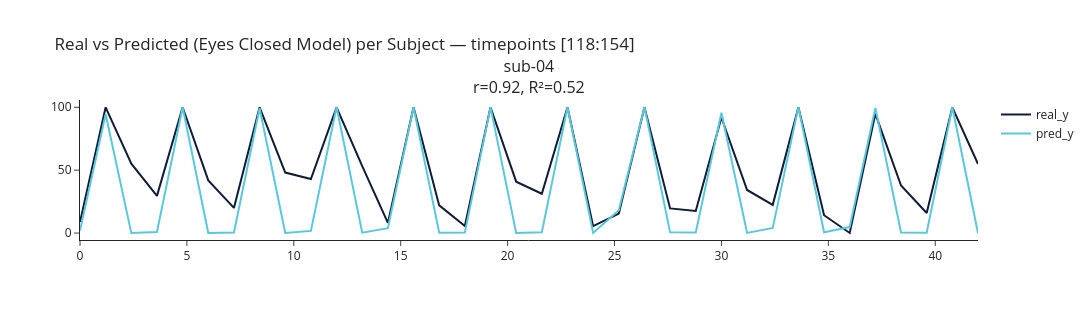

Notebook cell for this chart:
### Code cell
plot_eyesclosed_predictions(evaluation_closed, subject_ids= ['sub-04'], n_timepoints=313, cols=1, time_window= (118,154), save_path= "/Users/sinakling/Desktop/")

### Figure 1 — Plotly figure (JSON) as saved in the notebook; plotly's stock layout.template omitted (floating-point values rounded to 4 significant figures)
{"data": [{"line": {"color": "#0E1C36", "width": 2}, "mode": "lines", "name": "real_y", "showlegend": true, "type": "scatter", "x": [0, 1.2, 2.4, 3.6, 4.8, 6, 7.2, 8.4, 9.6, 10.8, 12, 13.2, 14.4, 15.6, 16.8, 18, 19.2, 20.4, 21.6, 22.8, 24, 25.2, 26.4, 27.6, 28.8, 30, 31.2, 32.4, 33.6, 34.8, 36, 37.2, 38.4, 39.6, 40.8, 42], "xaxis": "x", "y": [8.75, 100, 55.17, 29.58, 100, 41.83, 20, 100, 48.08, 42.92, 100, 53.25, 8.083, 100, 22, 5.583, 100, 40.83, 31.25, 100, 5.5, 15.5, 100, 19.58, 17.58, 91.92, 34.25, 22.42, 100, 14.17, 0.08333, 94.83, 37.83, 15.92, 100, 54.92], "yaxis": "y"}, {"line": {"color": "#5AC7DB", "width": 2}, "mode": "lines", "name": "pred_y", "showlegend": true, "type": "scatter", "x": [0, 1.2, 2.4, 3.6, 4.8, 6, 7.2, 8.4, 9.6, 10.8, 12, 13.2, 14.4, 15.6, 16.8, 18, 19.2, 20.4, 21.6, 22.8, 24, 25.2, 26.4, 27.6, 28.8, 30, 31.2, 32.4, 33.6, 34.8, 36, 37.2, 38.4, 39.6, 40.8, 42], "xaxis": "x", "y": [1.915, 94.44, 0.1401, 0.8236, 100.0, 0.09758, 0.4109, 99.19, 0.08461, 1.725, 100.2, 0.2981, 3.836, 100.0, 0.2393, 0.3737, 100.2, 0.07385, 0.7147, 100.1, 0.06843, 18.07, 100.2, 0.5675, 0.4602, 95.63, 0.08724, 4.038, 100.1, 0.6582, 4.786, 99.55, 0.389, 0.1974, 100.1, 0.04422], "yaxis": "y"}], "layout": {"annotations": [{"font": {"size": 16}, "showarrow": false, "text": "sub-04<br>r=0.92, R²=0.52", "x": 0.5, "xanchor": "center", "xref": "paper", "y": 1, "yanchor": "bottom", "yref": "paper"}], "height": 320, "showlegend": true, "title": {"text": "Real vs Predicted (Eyes Closed Model) per Subject — timepoints [118:154]"}, "width": 1800, "xaxis": {"anchor": "y", "domain": [0, 1]}, "yaxis": {"anchor": "x", "domain": [0, 1]}}}
